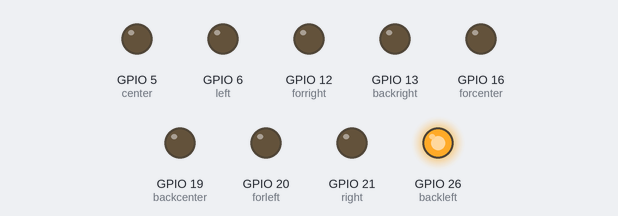
Recording of a program running on a simulated Raspberry Pi (BCM pin numbers). Parts: output pins drawn as LEDs (lit = HIGH).

Above: at 0.05 s.
At 0.55 s:
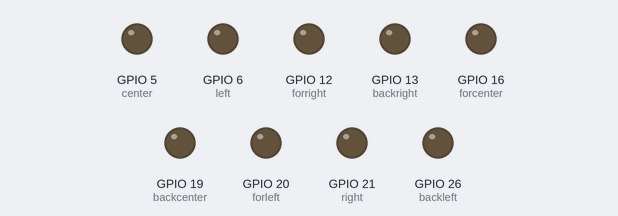
At 1.05 s:
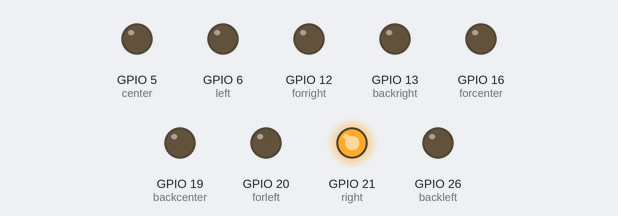
At 2.05 s:
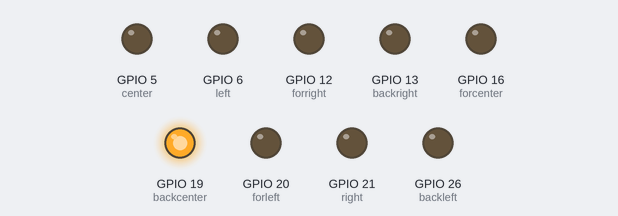
At 3.05 s:
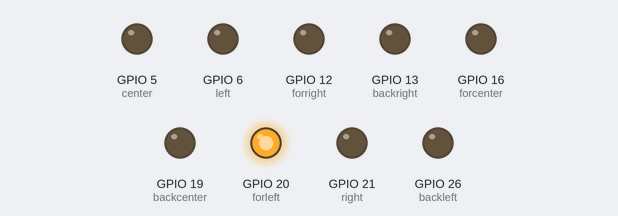
At 4.05 s:
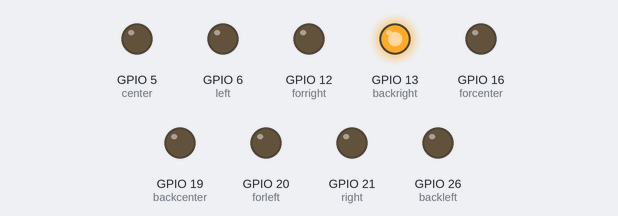
Timing chart, 0 to 4.3 s (numbered marks = the images above):
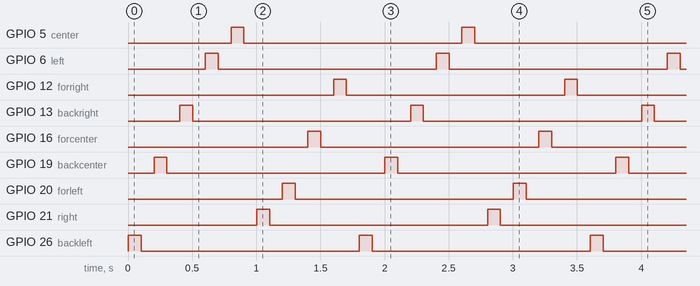

The program:

led.py
```python
from gpiozero import LED
from time import sleep

backleft = LED(26)
backcenter = LED(19)
backright = LED(13)
left = LED(6)
center = LED(5)
right = LED(21)
forleft = LED(20)
forcenter = LED(16)
forright = LED(12)

while True:
    backleft.on()
    sleep(0.1)
    backleft.off()
    sleep(0.1)
    backcenter.on()
    sleep(0.1)
    backcenter.off()
    sleep(0.1)
    backright.on()
    sleep(0.1)
    backright.off()
    sleep(0.1)
    left.on()
    sleep(0.1)
    left.off()
    sleep(0.1)
    center.on()
    sleep(0.1)
    center.off()
    sleep(0.1)
    right.on()
    sleep(0.1)
    right.off()
    sleep(0.1)
    forleft.on()
    sleep(0.1)
    forleft.off()
    sleep(0.1)
    forcenter.on()
    sleep(0.1)
    forcenter.off()
    sleep(0.1)
    forright.on()
    sleep(0.1)
    forright.off()
    sleep(0.1)
```

Measured:
- by itself, GPIO 5 (center), GPIO 6 (left), GPIO 12 (forright), GPIO 13 (backright), GPIO 16 (forcenter), GPIO 19 (backcenter), GPIO 20 (forleft), GPIO 21 (right), GPIO 26 (backleft): alternates HIGH for 0.10 s and LOW for 1.7 s
- by itself, everything shown: repeats every 1.8 s, in 18 steps
